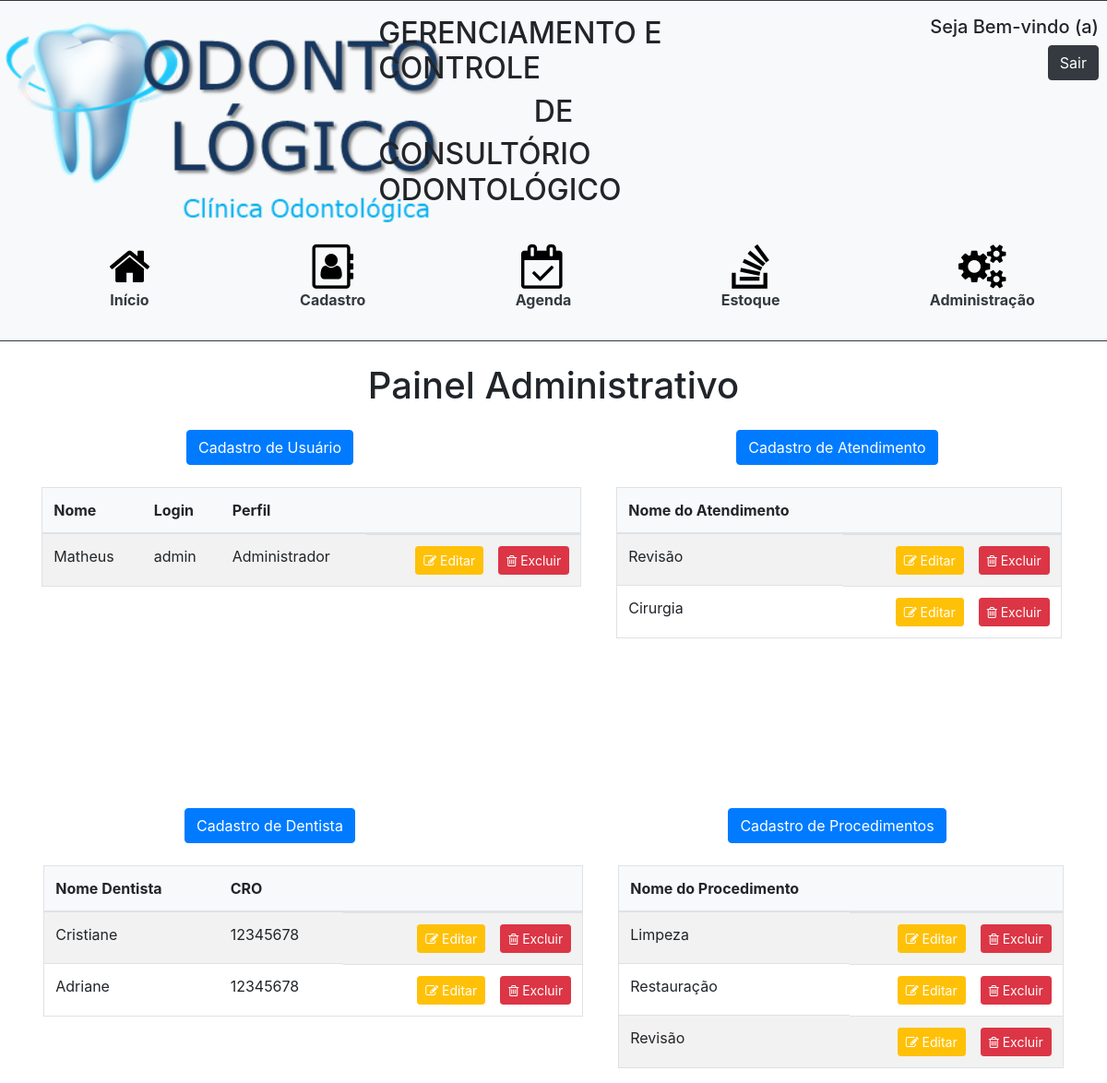
Screenshot of /adm.php (signed in) with the database file from the repository.
### tables this page shows
CREATE TABLE `atendimento_tipo` (
  `atendimentotipo_id` int(11) NOT NULL,
  `atendimentonome` varchar(50) NOT NULL
);

CREATE TABLE `dentista` (
  `id` int(11) NOT NULL,
  `nome` varchar(255) DEFAULT NULL,
  `cro` varchar(255) DEFAULT NULL
);

CREATE TABLE `procedimento_tipo` (
  `id` int(11) NOT NULL,
  `nome` varchar(255) DEFAULT NULL
);

### adm.php (the view, shortened to what this page needs)
<!DOCTYPE html>
<html>
  <head>
    <link rel="stylesheet" href="https://stackpath.bootstrapcdn.com/bootstrap/4.3.1/css/bootstrap.min.css">
    <link rel="stylesheet" href="https://cdnjs.cloudflare.com/ajax/libs/font-awesome/4.7.0/css/font-awesome.min.css">
    <link rel="stylesheet" type="text/css" href="styleHeader.css">
  </head>
  <body>
  <?php include 'header.php'?>
    <h1 class = "text-center mb-4">Painel Administrativo</h1>
      <div class = "row">
        <div class = "d-flex justify-content-center col-md-6">
          <button type="button" class="btn btn-primary btn-md" data-toggle="modal" data-target="#modal1">Cadastro de Usuário</button>
        </div>
        <div class = "d-flex justify-content-center col-md-6">
          <button type="button" class="btn btn-primary btn-md" data-toggle="modal" data-target="#modal2">Cadastro de Atendimento</button>
        </div>
      </div>
    <div class = "row d-flex justify-content-center">
      <div class = "col-md-6 overflow-auto mr-1" style = "height: 300px">
        <table class="table border table-striped">
          <thead id = "theadCadastro" class = "bg-light">
            <tr>
              <th scope="col">Nome</th>
              <th scope="col">Login</th>
              <th scope="col">Perfil</th>
              <th></th>
            </tr>
          </thead>
          <tbody id = "tbodyCadastro">
            <?php
              include_once 'conexao.php';
              $sql = "SELECT * FROM login";
              $busca = mysqli_query($con, $sql);
              while($array = mysqli_fetch_array($busca)){
              $nome = $array['nome'];
              $login = $array['login'];
              $perfil = $array['perfil'];
            ?>
              <tr>
                <td><?php echo $nome?></td>
                <td><?php echo $login?></td>
                <td><?php echo $perfil?></td>
                <td class = "d-flex justify-content-end">
                  <a class="btn btn-warning btn-sm mr-3"  style="color:#fff" href="editarLogin.php?id=<?php echo $array['id_user'] ?>" role="button"><i class="fa fa-pencil-square-o"></i> Editar</a>
                  <a class="btn btn-danger btn-sm"  style="color:#fff" onclick = "excluirLogin(<?php echo $array['id_user']?>)" role="button"><i class="fa fa-trash-o"></i> Excluir</a>
                </td>
              </tr>
            <?php } ?>
          </tbody>
        </table>
      </div>
      <div class = "col-md-5 overflow-auto ml-1 mr-1" style = "max-height: 350px">
        <table class="table border table-striped">
          <thead id = "theadCadastro" class = "bg-light">
            <tr>
              <th scope="col">Nome do Atendimento</th>
              <th></th>
            </tr>
          </thead>
          <tbody id = "tbodyCadastro">
            <?php
              include_once 'conexao.php';
              $sql = "SELECT * FROM atendimento_tipo";
              $busca = mysqli_query($con, $sql);
              while($array = mysqli_fetch_array($busca)){
                $atendimentonome = $array['atendimentonome'];
            ?>
              <tr>
                <td><?php echo $atendimentonome?></td>
                 <td class = "d-flex justify-content-end">
                  <a class="btn btn-warning btn-sm mr-3"  style="color:#fff" href="editarAtendimento.php?id=<?php echo $array['atendimentotipo_id'] ?>" role="button"><i class="fa fa-pencil-square-o"></i> Editar</a>
                  <a class="btn btn-danger btn-sm"  style="color:#fff" onclick = "excluirAtendimento(<?php echo $array['atendimentotipo_id']?>)" role="button"><i class="fa fa-trash-o"></i> Excluir</a>
                </td>
              </tr>
            <?php } ?>
          </tbody>
        </table>
      </div>
    </div>
    <div class = "row mt-5">
      <div class = "d-flex justify-content-center col-md-6">
        <button type="button" class="btn btn-primary btn-md" data-toggle="modal" data-target="#modal4">Cadastro de Dentista</button>
      </div>
      <div class = "d-flex justify-content-center col-md-6">
        <button type="button" class="btn btn-primary btn-md" data-toggle="modal" data-target="#modal3">Cadastro de Procedimentos</button>
      </div>
    </div>
    <div class = "row d-flex justify-content-center">
      <div class = "col-md-6 overflow-auto ml-1 mr-1 mt-4" style = "max-height:350px">
        <table class="table border table-striped">
          <thead id = "theadCadastro" class = "bg-light">
            <tr>
              <th scope="col">Nome Dentista</th>
              <th scope="col">CRO</th>
              <th></th>
            </tr>
          </thead>
          <tbody id = "tbodyCadastro">
            <?php
              include_once 'conexao.php';
              $sql = "SELECT * FROM dentista";
              $busca = mysqli_query($con, $sql);
              while($array = mysqli_fetch_array($busca)){
              $nomedentista = $array['nome'];
              $cro = $array['cro'];
            ?>
            <tr>
              <td><?php echo $nomedentista?></td>
              <td><?php echo $cro?></td>
               <td class = "d-flex justify-content-end">
                  <a class="btn btn-warning btn-sm mr-3"  style="color:#fff" href="editarDentista.php?id=<?php echo $array['id'] ?>" role="button"><i class="fa fa-pencil-square-o"></i> Editar</a>
                  <a class="btn btn-danger btn-sm"  style="color:#fff" onclick = "excluirDentista(<?php echo $array['id']?>)" role="button"><i class="fa fa-trash-o"></i> Excluir</a>
                </td>
            </tr>
            <?php } ?>
          </tbody>
        </table>
      </div>
      <div class = "col-md-5 overflow-auto ml-1 mr-1 mt-4" style = "max-height:350px">
        <table class="table border table-striped">
          <thead id = "theadCadastro" class = "bg-light">
            <tr>
              <th scope="col">Nome do Procedimento</th>
              <th></th>
            </tr>
          </thead>
          <tbody id = "tbodyCadastro">
            <?php
              include_once 'conexao.php';
              $sql = "SELECT * FROM procedimento_tipo";
              $busca = mysqli_query($con, $sql);
              while($array = mysqli_fetch_array($busca)){
              $nome = $array['nome'];
            ?>
            <tr>
              <td><?php echo $nome?></td>
             <td class = "d-flex justify-content-end">
                  <a class="btn btn-warning btn-sm mr-3"  style="color:#fff" href="editarProcedimentos.php?id=<?php echo $array['id'] ?>" role="button"><i class="fa fa-pencil-square-o"></i> Editar</a>
                  <a class="btn btn-danger btn-sm"  style="color:#fff" onclick = "excluirProcedimento(<?php echo $array['id']?>)" role="button"><i class="fa fa-trash-o"></i> Excluir</a>
                </td>
            </tr>
            <?php } ?>
          </tbody>
        </table>
      </div>
    </div>
  </body>
</html>

### rows the page displays
atendimento_tipo: atendimentonome "Revisão"
atendimento_tipo: atendimentonome "Cirurgia"
dentista: nome "Cristiane", cro "12345678"
dentista: nome "Adriane", cro "12345678"
procedimento_tipo: nome "Limpeza"
procedimento_tipo: nome "Restauração"
procedimento_tipo: nome "Revisão"

### other values shown
$nome "Matheus"
$login "admin"
$perfil "Administrador"
